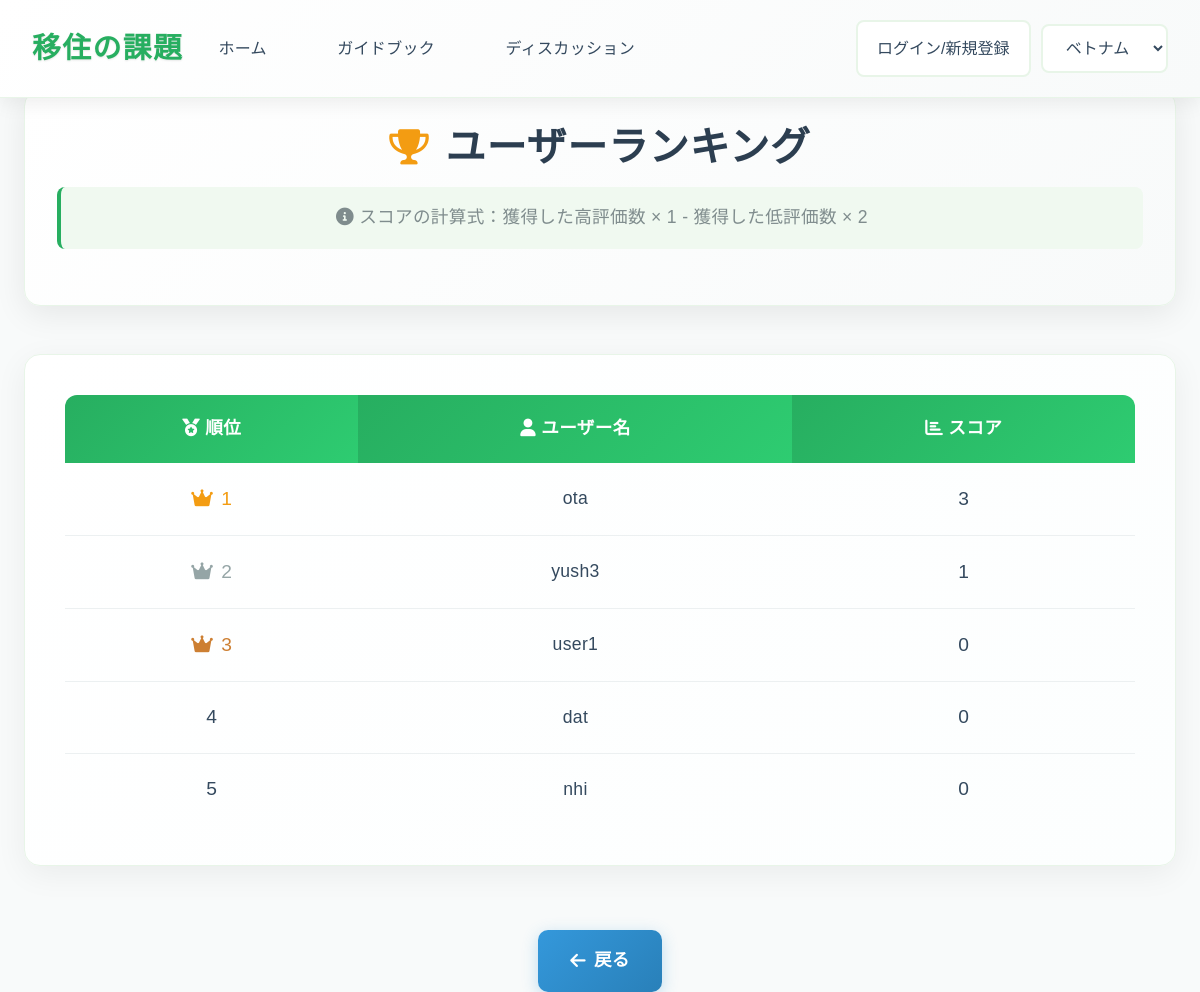
Page /discussions/ranking/ on the earlier database version.
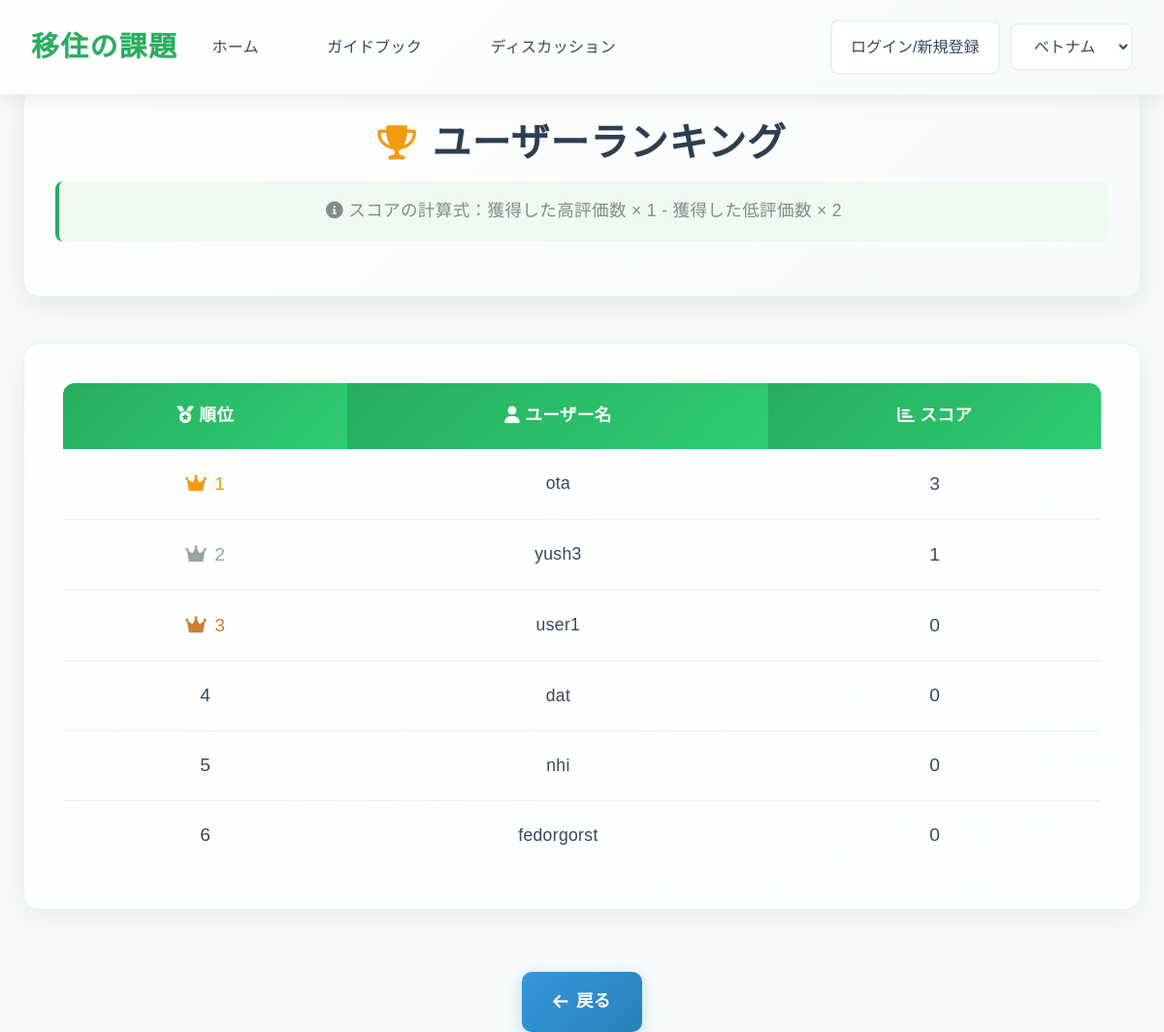
Same page on the later database version.
### app1/models.py (models this page shows, shortened)
class UserName(models.Model):
    id=models.UUIDField(primary_key=True,default=uuid.uuid4,editable=False)
    user_name=models.CharField(max_length=50,verbose_name="ユーザ名")
    password=models.CharField(max_length=50,null=True,blank=True,verbose_name="パスワード")
    score=models.IntegerField(default=0,verbose_name="スコア")

### app1/views.py (the view)
class RankingView(View):
    def get(self,request):
        users = UserName.objects.all().order_by('-score')
        return render(request,"app1/ranking.html",{"users":users})

### templates/app1/ranking.html (shortened to what this page needs)
<!DOCTYPE html>
<html lang="ja">
<head>
    <link rel="stylesheet" href="https://cdnjs.cloudflare.com/ajax/libs/font-awesome/6.0.0-beta3/css/all.min.css">
    <link rel="stylesheet" href="https://cdn.jsdelivr.net/npm/bootstrap@4.1.3/dist/css/bootstrap.min.css">
    {% load static %}
    <link rel="stylesheet" href="{% static 'app1/css/ranking_style.css' %}">
</head>
<body>
    <header class="navbar">
        <div class="navbar-brand">移住の課題</div>
        <nav class="navbar-menu">
            <a href="{% url 'app1:index' %}" class="nav-item active" style="text-decoration: none;">ホーム</a>
            <a href="{% url 'app1:general' %}" class="nav-item" style="text-decoration: none;">ガイドブック</a>
            <a href="{% url 'app1:discussions' %}" class="nav-item" style="text-decoration: none;">ディスカッション</a>
        </nav>
        {% if request.user.is_authenticated %}
        <form action="{% url 'accounts:logout' %}" method="post" style="margin: 0 0 0 auto; margin-right: 10px;">
            {% csrf_token %}
            <button type="submit" id="country-select" class="country-select" style="background-color: white;">{{request.user}}からログアウト</button>
        </form>
        {% else %}
        <button onclick="location.href='/login'" id="country-select" class="country-select" style="margin: 0 0 0 auto; margin-right: 10px; background-color: white;" >ログイン/新規登録</button>
        {% endif %}
        <div class="navbar-actions">
            <select id="country-select" class="country-select">
                <option value="ベトナム">ベトナム</option>
            </select>
        </div>
    </header>
    <main class="container">
        <div class="ranking-header">
            <h1>
                <i class="fas fa-trophy"></i>
                ユーザーランキング
            </h1>
            <div class="ranking-description">
                <i class="fas fa-info-circle"></i>
                スコアの計算式：獲得した高評価数 × 1 - 獲得した低評価数 × 2
            </div>
        </div>
        <div class="ranking-table-container">
            <table class="ranking-table">
                <thead>
                    <tr>
                        <th scope="col"><i class="fas fa-medal"></i> 順位</th>
                        <th scope="col"><i class="fas fa-user"></i> ユーザー名</th>
                        <th scope="col"><i class="fas fa-chart-bar"></i> スコア</th>
                    </tr>
                </thead>
                <tbody>
                    {% for user in users %}
                    <tr>
                        <td class="rank-position {% if forloop.counter == 1 %}first{% elif forloop.counter == 2 %}second{% elif forloop.counter == 3 %}third{% endif %}">{{forloop.counter}}</td>
                        <td class="user-name">{{user.user_name}}</td>
                        <td class="user-score {% if user.score > 0 %}positive-score{% elif user.score < 0 %}negative-score{% else %}zero-score{% endif %}">{{user.score}}</td>
                    </tr>
                    {% endfor %}
                </tbody>
            </table>
        </div>
        <div class="back-button-container">
            <button onclick="location.href='/discussions'" class="back-button">
                <i class="fas fa-arrow-left"></i>
                戻る
            </button>
        </div>
    </main>
</body>
</html>

### app1/static/app1/css/ranking_style.css (style rules this page uses)
body { font-family: 'Noto Sans JP', 'Hiragino Kaku Gothic ProN', 'Hiragino Sans', Meiryo, sans-serif; margin: 0; padding: 0; background-color: #f8fafa; color: #2c3e50; line-height: 1.7; font-size: 16px; letter-spacing: 0.02em; }
.container { padding-top: 90px; padding-left: 1.5rem; padding-right: 1.5rem; max-width: 1400px; margin: 0 auto; }
.navbar { display: flex; justify-content: space-between; align-items: center; background: linear-gradient(135deg, #ffffff 0%, #f8fafa 100%); padding: 1.2rem 2rem; box-shadow: 0 4px 20px rgba(0, 0, 0, 0.08); position: fixed; width: 100%; top: 0; left: 0; z-index: 1000; border-bottom: 1px solid #e8f5e8; }
.navbar-brand { font-weight: 700; font-size: 1.8rem; color: #27ae60; letter-spacing: 0.05em; text-shadow: 0 1px 2px rgba(0, 0, 0, 0.1); }
.navbar-menu { display: flex; gap: 2rem; }
.nav-item { text-decoration: none; color: #34495e; font-weight: 500; padding: 0.8rem 1.2rem; border-radius: 8px; transition: all 0.3s ease; letter-spacing: 0.02em; }
.navbar-actions { display: flex; align-items: center; gap: 1rem; }
.country-select { padding: 0.8rem 1.2rem; border-radius: 8px; border: 2px solid #e8f5e8; font-size: 1rem; background-color: #ffffff; color: #34495e; transition: all 0.3s ease; font-weight: 500; }
.ranking-header { text-align: center; margin-bottom: 3rem; padding: 2rem; background: linear-gradient(135deg, #ffffff 0%, #f8fafa 100%); border-radius: 16px; box-shadow: 0 8px 32px rgba(0, 0, 0, 0.08); border: 1px solid #e8f5e8; }
.ranking-header h1 { font-size: 2.5rem; color: #2c3e50; font-weight: 700; margin-bottom: 1rem; letter-spacing: 0.02em; display: flex; align-items: center; justify-content: center; gap: 1rem; }
.ranking-header h1 i { color: #f39c12; font-size: 2.2rem; }
.ranking-description { font-size: 1.1rem; color: #7f8c8d; margin-bottom: 1.5rem; padding: 1rem 2rem; background-color: #f0f9f0; border-radius: 8px; border-left: 4px solid #27ae60; }
.ranking-table-container { background: linear-gradient(135deg, #ffffff 0%, #fcfefe 100%); border-radius: 16px; padding: 2.5rem; box-shadow: 0 8px 32px rgba(0, 0, 0, 0.06); border: 1px solid #e8f5e8; margin-bottom: 2rem; }
.ranking-table { width: 100%; border-collapse: collapse; font-size: 1rem; }
.ranking-table thead th { background: linear-gradient(135deg, #27ae60 0%, #2ecc71 100%); color: white; padding: 1.2rem 1.5rem; text-align: center; font-weight: 600; font-size: 1.1rem; letter-spacing: 0.02em; border: none; }
.ranking-table thead th:first-child { border-top-left-radius: 12px; }
.ranking-table thead th:last-child { border-top-right-radius: 12px; }
.ranking-table tbody tr { transition: all 0.3s ease; border-bottom: 1px solid #ecf0f1; }
.ranking-table tbody tr:last-child { border-bottom: none; }
.ranking-table td { padding: 1.2rem 1.5rem; text-align: center; color: #34495e; font-weight: 500; border: none; }
.rank-position { font-weight: 700; font-size: 1.2rem; position: relative; }
.rank-position.first { color: #f39c12; }
.rank-position.second { color: #95a5a6; }
.rank-position.third { color: #cd7f32; }
.rank-position.first::before { content: "\f521"; font-family: "Font Awesome 6 Free"; font-weight: 900; margin-right: 0.5rem; color: #f39c12; }
.rank-position.second::before { content: "\f521"; font-family: "Font Awesome 6 Free"; font-weight: 900; margin-right: 0.5rem; color: #95a5a6; }
.rank-position.third::before { content: "\f521"; font-family: "Font Awesome 6 Free"; font-weight: 900; margin-right: 0.5rem; color: #cd7f32; }
.user-name { font-weight: 600; font-size: 1.1rem; color: #2c3e50; }
.user-score { font-weight: 700; font-size: 1.2rem; color: #27ae60; }
.positive-score { color: #27ae60; }
.zero-score { color: #7f8c8d; }
.back-button { display: inline-flex; align-items: center; background: linear-gradient(135deg, #3498db 0%, #2980b9 100%); color: #fff; padding: 1rem 2rem; border-radius: 10px; text-decoration: none; font-weight: 600; font-size: 1.1rem; letter-spacing: 0.02em; transition: all 0.3s ease; box-shadow: 0 4px 16px rgba(52, 152, 219, 0.3); border: none; cursor: pointer; margin-top: 2rem; }
.back-button i { margin-right: 0.5rem; }
.back-button-container { text-align: center; }

Differences in the rows shown:
added UserName: user_name "fedorgorst", score "0"
